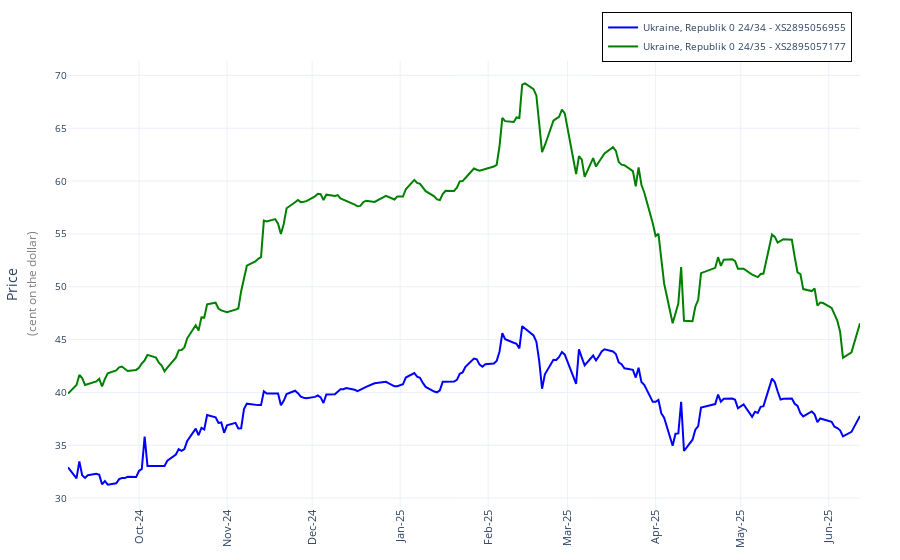

Here is the notebook cell this chart was saved with:
### Code cell
# Adjustable styling
line_width = 2

x_values = bond_data.index
cols = ['Price XS2895056955', 'Price XS2895057177']
colors = ['blue', 'green']  # you can choose any colors
names = [
    'Ukraine, Republik 0 24/34 - XS2895056955',
    'Ukraine, Republik 0 24/35 - XS2895057177'
]

fig = go.Figure()

for col, name, color in zip(cols, names, colors):
    fig.add_trace(go.Scatter(
        x=x_values,
        y=bond_data[col],
        mode='lines',
        name=name,                # <-- one string per trace
        line=dict(color=color, width=line_width),
        showlegend=True
    ))

fig.update_layout(
    template='plotly_white',
    xaxis=dict(
        tickangle=270,
        tickfont=dict(size=11),
        tickmode='auto',
        nticks=10,
        dtick="M1",            # one tick per month
        tickformat='%b-%y'     # e.g. “Jan-24”
    ),
    yaxis=dict(
        title=dict(
            text=(
                "Price" 
                "<br>"
                "<span style='font-size:12px; color:gray;'>(cent on the dollar)</span>"
            )
        ),
        tickfont=dict(size=10)
    ),
    legend=dict(
        x=0.99,
        y=1.11,
        xanchor='right',
        yanchor='top',
        bgcolor='rgba(255,255,255,0.8)',
        bordercolor='black',
        borderwidth=1,
        font=dict(size=10)
    ),
    margin=dict(l=40, r=40, t=30, b=40)
)

#fig.write_image("Yields_Comparison.pdf", format='pdf')
fig.show()

### Figure 1 — Plotly figure (JSON) as saved in the notebook; plotly's stock layout.template omitted (floating-point values rounded to 4 significant figures; data arrays with more than 128 entries replaced by an {"elided": "..."} marker saying what was removed)
{"data": [{"line": {"color": "blue", "width": 2}, "mode": "lines", "name": "Ukraine, Republik 0 24/34 - XS2895056955", "showlegend": true, "type": "scatter", "x": {"elided": "193 str values"}, "y": {"elided": "193 float values"}}, {"line": {"color": "green", "width": 2}, "mode": "lines", "name": "Ukraine, Republik 0 24/35 - XS2895057177", "showlegend": true, "type": "scatter", "x": {"elided": "193 str values"}, "y": {"elided": "193 float values"}}], "layout": {"legend": {"bgcolor": "rgba(255,255,255,0.8)", "bordercolor": "black", "borderwidth": 1, "font": {"size": 10}, "x": 0.99, "xanchor": "right", "y": 1.11, "yanchor": "top"}, "margin": {"b": 40, "l": 40, "r": 40, "t": 30}, "xaxis": {"dtick": "M1", "nticks": 10, "tickangle": -90, "tickfont": {"size": 11}, "tickformat": "%b-%y", "tickmode": "auto"}, "yaxis": {"tickfont": {"size": 10}, "title": {"text": "Price<br><span style='font-size:12px; color:gray;'>(cent on the dollar)</span>"}}}}
